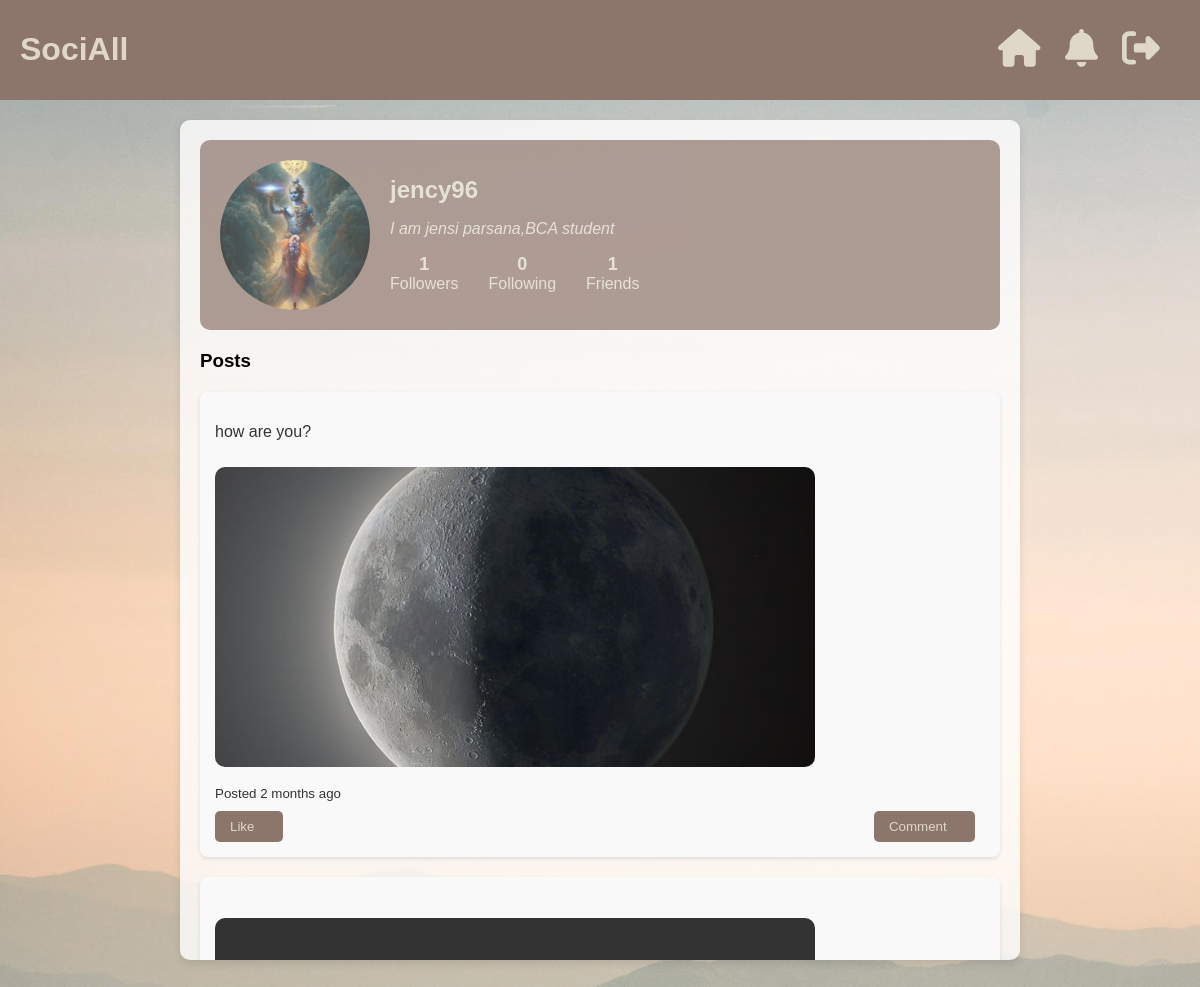
The page /profile.php?id=1 on the database its author committed.
### tables this page shows
CREATE TABLE `users` (
  `id` int(11) NOT NULL,
  `name` varchar(100) NOT NULL,
  `username` varchar(50) NOT NULL,
  `email` varchar(100) NOT NULL,
  `password` varchar(255) NOT NULL,
  `date_of_birth` date DEFAULT NULL,
  `gender` enum('male','female','other') DEFAULT NULL,
  `phone` varchar(15) DEFAULT NULL,
  `profile_pic` varchar(255) DEFAULT 'img/profile_picture/default_dp.jpeg',
  `created_at` timestamp NOT NULL DEFAULT current_timestamp(),
  `theme` enum('light','dark') DEFAULT 'light',
  `visibility` enum('public','private') DEFAULT 'public',
  `bio` varchar(255) DEFAULT NULL
);

CREATE TABLE `post` (
  `id` int(100) NOT NULL,
  `user_id` int(11) DEFAULT NULL,
  `text_content` text DEFAULT NULL,
  `media_file` varchar(255) DEFAULT NULL,
  `media_type` enum('image','video','text') DEFAULT NULL,
  `created_at` timestamp NOT NULL DEFAULT current_timestamp()
);

### profile.php (the view, shortened to what this page needs)
<?php
require 'db.php';
$profile_user_id = isset($_GET['id']) ? intval($_GET['id']) : $_SESSION['user_id'];
$user_query = "SELECT * FROM users WHERE id = ?";
$stmt_user = $conn->prepare($user_query);
$stmt_user->bind_param("i", $profile_user_id);
$stmt_user->execute();
$user_result = $stmt_user->get_result();
$user = $user_result->fetch_assoc();
$follower_query = "SELECT COUNT(*) as follower_count FROM friend_requests WHERE receiver_id = ? AND status = 'accepted'";
$stmt_follower = $conn->prepare($follower_query);
$stmt_follower->bind_param("i", $profile_user_id);
$stmt_follower->execute();
$follower_result = $stmt_follower->get_result()->fetch_assoc();
$following_query = "SELECT COUNT(*) as following_count FROM friend_requests WHERE sender_id = ? AND status = 'accepted'";
$stmt_following = $conn->prepare($following_query);
$stmt_following->bind_param("i", $profile_user_id);
$stmt_following->execute();
$following_result = $stmt_following->get_result()->fetch_assoc();
$friends_query = "SELECT COUNT(*) as friend_count FROM friend_requests WHERE (sender_id = ? OR receiver_id = ?) AND status = 'accepted'";
$stmt_friends = $conn->prepare($friends_query);
$stmt_friends->bind_param("ii", $profile_user_id, $profile_user_id);
$stmt_friends->execute();
$friends_result = $stmt_friends->get_result()->fetch_assoc();
function time_elapsed_string($datetime, $full = false) {
    $now = new DateTime;
    $ago = new DateTime($datetime);
    $diff = $now->diff($ago);
    $weeks = floor($diff->d / 7);
    $days = $diff->d % 7;
    $string = array(
        'y' => 'year',
        'm' => 'month',
        'w' => 'week',
        'd' => 'day',
        'h' => 'hour',
        'i' => 'minute',
        's' => 'second',
    );
    $timeStrings = [];
    if ($diff->m) {
        $timeStrings[] = $diff->m . ' ' . $string['m'] . ($diff->m > 1 ? 's' : '');
    }
    if ($weeks) {
        $timeStrings[] = $weeks . ' ' . $string['w'] . ($weeks > 1 ? 's' : '');
    }
    if ($days) {
        $timeStrings[] = $days . ' ' . $string['d'] . ($days > 1 ? 's' : '');
    }
    if ($diff->h) {
        $timeStrings[] = $diff->h . ' ' . $string['h'] . ($diff->h > 1 ? 's' : '');
    }
    if ($diff->i) {
        $timeStrings[] = $diff->i . ' ' . $string['i'] . ($diff->i > 1 ? 's' : '');
    }
    if ($diff->s) {
        $timeStrings[] = $diff->s . ' ' . $string['s'] . ($diff->s > 1 ? 's' : '');
    }
    if (!$full) $timeStrings = array_slice($timeStrings, 0, 1);
    return $timeStrings ? implode(', ', $timeStrings) . ' ago' : 'just now';
}
?>
<!DOCTYPE html>
<html lang="en">
<head>
    <link rel="stylesheet" href="styles.css">
    <link rel="stylesheet" href="css/css/all.css">
</head>
<body>
    <div class="header-nav-container">
        <h1>SociAll</h1>
        <nav>
            <a href="home.php"><i class="fa-solid fa-house"></i></a>
            <a href="notification.php?id=<?php echo $_SESSION['user_id']; ?>"><i class="fa-solid fa-bell"></i></a>
            <a href="logout.php"><i class="fa-solid fa-right-from-bracket"></i></a>
        </nav>
    </div>
    <div class="profile-container">
        <div class="profile-header">
            <img src="<?php echo htmlspecialchars($user['profile_pic']); ?>" alt="Profile Picture" class="profile-pic">
            <div class="profile-info">
                <h2><?php echo htmlspecialchars($user['username']); ?></h2>
                <p class="bio"><?php echo htmlspecialchars($user['bio']); ?></p>
                <div class="stats">
                    <div class="stat-item">
                        <a href="followers.php?id=<?php echo $profile_user_id; ?>">
                            <strong><?php echo $follower_result['follower_count']; ?></strong>Followers
                        </a>
                    </div>
                    <div class="stat-item">
                        <a href="following.php?id=<?php echo $profile_user_id; ?>">
                            <strong><?php echo $following_result['following_count']; ?></strong>Following
                        </a>
                    </div>
                    <div class="stat-item">
                        <a href="friends.php?id=<?php echo $profile_user_id; ?>">
                            <strong><?php echo $friends_result['friend_count']; ?></strong>Friends
                        </a>
                    </div>
                </div>
            </div>
        </div>
<div class="posts-container">
    <h3>Posts</h3>
    <?php
    $post_query = "SELECT * FROM post WHERE user_id = ? ORDER BY created_at DESC";
    $stmt_posts = $conn->prepare($post_query);
    $stmt_posts->bind_param("i", $profile_user_id);
    $stmt_posts->execute();
    $posts_result = $stmt_posts->get_result();
    if ($posts_result->num_rows > 0) {
        while ($post = $posts_result->fetch_assoc()) {
            echo "<div class='post'>";
            echo "<p>" . htmlspecialchars($post['text_content']) . "</p>";
            if (!empty($post['media_file'])) {
                if ($post['media_type'] === 'image') {
                    echo "<img src='" . htmlspecialchars($post['media_file']) . "' alt='Post Image' class='post-media'>";
                } elseif ($post['media_type'] === 'video') {
                    echo "<video controls class='post-media'>";
                    echo "<source src='" . htmlspecialchars($post['media_file']) . "' type='video/mp4'>";
                    echo "</video>";
                }
            }
            echo "<small class='post-time'>Posted " . time_elapsed_string($post['created_at']) . "</small>";
            echo "<div class='post-actions'>";
            echo "<button class='like-button'>Like<i class="."fa-solid fa-thumbs-up"."></i></button>";
            echo "<button class='comment-button'>Comment<i class="."fa-solid fa-comment"."></i></button>";
            echo "</div>";
            echo "</div>";
        }
    } else {
        echo "<p>No posts yet.</p>";
    }
    ?>
</div>
    </div>
</body>
</html>

### styles.css (style rules this page uses)
body { background: url('img/mountains.jpg') no-repeat center center fixed; background-size: cover; font-family: Arial, sans-serif; margin: 0; padding: 0; height: 100vh; overflow: hidden; }
.container, .feed, .sidebar, .post, .post-form, .suggestions { background-color: rgba(255, 255, 255, 0.1); backdrop-filter: blur(1px); padding: 20px; margin: 20px auto; border-radius: 10px; box-shadow: 0 4px 8px rgba(0, 0, 0, 0.1); max-width: 1200px; }
.post { background-color: rgba(140, 117, 106, 0.3); padding: 15px; margin-bottom: 20px; border-radius: 10px; color: #333; }
.post-media { width: 100%; height: auto; max-width: 600px; max-height: 400px; object-fit: cover; margin-bottom: 15px; border-radius: 10px; }
.post-actions { display: flex; align-items: center; gap: 10px; margin-top: 10px; }
.profile-pic { width: 40px; height: 40px; border-radius: 50%; }

### profile.php (style rules this page uses)
body { font-family: Arial, sans-serif; background-image: url('img/mountains.jpg'); background-size: cover; margin: 0; padding: 0; height: 100vh; overflow: auto; }
.profile-container { margin: 20px auto; padding: 20px; width: 90%; max-width: 800px; background-color: rgba(255, 255, 255, 0.8); border-radius: 10px; box-shadow: 0 4px 8px rgba(0, 0, 0, 0.1); max-height: 800px; overflow-y: auto; }
.profile-header { display: flex; align-items: center; margin-bottom: 20px; background-color: #8c756a; opacity: 0.7; padding: 20px; border-radius: 10px; }
.profile-pic { border-radius: 50%; height: 150px; width: 150px; object-fit: cover; margin-right: 20px; }
.profile-info { flex: 1; color: #dfd8c9; }
.profile-info h2 { margin: 0; color: #dfd8c9; }
.profile-info p.bio { font-style: italic; color: #dfd8c9; }
.profile-info .stats { display: flex; gap: 30px; margin-top: 10px; }
.profile-info .stat-item { text-align: center; color: #dfd8c9; }
.profile-info .stat-item a { text-decoration: none; color: #dfd8c9; }
.profile-info .stat-item strong { display: block; font-size: 18px; font-weight: bold; }
.posts-container { margin-top: 20px; }
.header-nav-container { display: flex; justify-content: space-between; align-items: center; padding: 10px 20px; background-color: #8c756a; }
.header-nav-container h1 { color: #dfd8c9; margin-right: auto; }
nav a { margin-right: 20px; color: #dfd8c9; text-decoration: none; font: bold; font-size: 1cm; }
.post-media { width: 100%; height: auto; max-height: 300px; object-fit: cover; margin-top: 10px; }
.post { background-color: #f9f9f9; border-radius: 8px; padding: 15px; margin-bottom: 15px; box-shadow: 0 2px 4px rgba(0, 0, 0, 0.1); }
.post-time { display: block; }
.post-actions { display: flex; justify-content: space-between; margin-top: 10px; }
.like-button, .comment-button { padding: 8px 15px; border: none; border-radius: 5px; background-color: #8c756a; color: #dfd8c9; cursor: pointer; margin-right: 10px; }

### rows shown on the page
users: profile_pic (picture), username "jency96", bio "I am jensi parsana,BCA student"
post: text_content "how are you?", media_file (picture), created_at "2 months ago"

### other values the page prints
$follower_result['follower_count'] "1"
$following_result['following_count'] "0"
$friends_result['friend_count'] "1"
